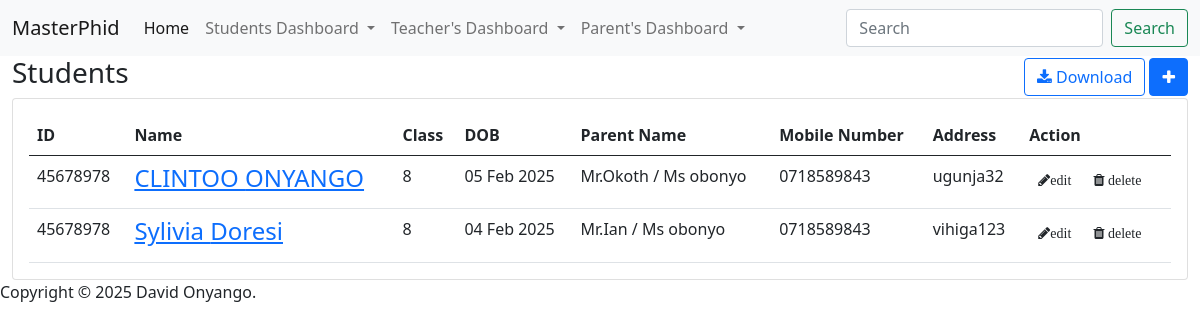
/list, run on an earlier commit of the app's database.
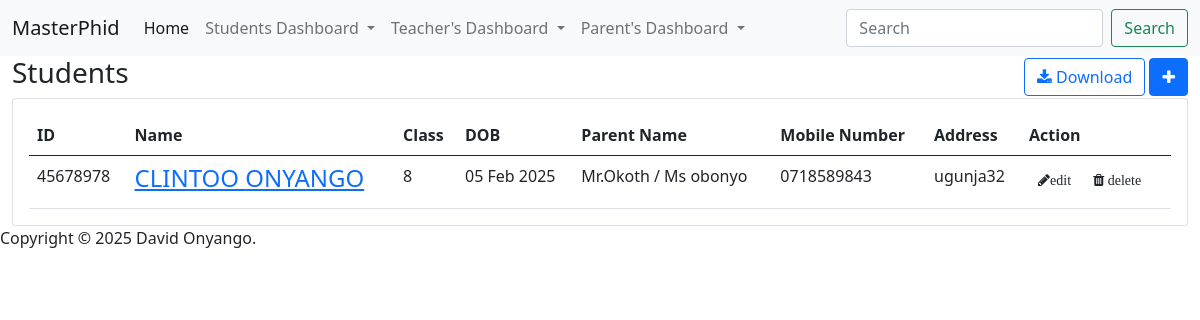
And on a later commit of the database.
### studentapp/models.py (models this page shows, shortened)
class Student(models.Model):
    first_name = models.CharField(max_length=100)
    last_name = models.CharField(max_length=100)
    student_id = models.CharField(max_length=20)
    gender = models.CharField(max_length=10, choices=[('Male', 'Male'), ('Female', 'Female'), ('Others', 'Others')])
    date_of_birth = models.DateField()
    student_class = models.CharField(max_length=50)
    religion = models.CharField(max_length=50)
    joining_date = models.DateField()
    mobile_number = models.CharField(max_length=15)
    admission_number = models.CharField(max_length=20)
    department = models.CharField(max_length=10)
    student_image = models.ImageField(upload_to='students/', blank=True)
    parent = models.OneToOneField(Parent, on_delete=models.CASCADE)
    slug = models.SlugField(max_length=255,unique=True, blank=True)

class Parent(models.Model):
    father_name = models.CharField(max_length=50)
    father_occupation = models.CharField(max_length=100, blank=True)
    father_mobile = models.CharField(max_length=15)
    father_email = models.EmailField(max_length=100)
    mother_name = models.CharField(max_length=100)
    mother_occupation = models.CharField(max_length=100, blank=True)
    mother_mobile = models.CharField(max_length=15)
    mother_email = models.EmailField(max_length=100)
    present_address = models.TextField()
    permanent_address = models.TextField()

### studentapp/views.py (the view)
# urls.py: path("list", views.student_list, name='student_list'),
def student_list(request):
    student_list = Student.objects.select_related('parent').all()
    context = {
        'student_list': student_list,
    }
    return render(request, "student/student.html", context)

### app/templates/student/student.html (shortened to what this page needs)
{% extends 'Home/base.html' %}
{% load static %}
{% block student-list %}
         <div class="page-wrapper">
            <div class="content container-fluid">
               <div class="page-header">
                  <div class="row align-items-center">
                     <div class="col">
                        <h3 class="page-title">Students</h3>
                     </div>
                     <div class="col-auto text-right float-right ml-auto">
                        <a href="#" class="btn btn-outline-primary mr-2"><i class="fa fa-download"></i> Download</a>
                        <a href="{% url 'add_student' %}" class="btn btn-primary"><i class="fa fa-plus"></i></a>
                     </div>
                  </div>
               </div>
               <div class="row">
                  <div class="col-sm-12">
                     <div class="card card-table">
                        <div class="card-body">
                           <div class="table-responsive">
                              <table class="table table-hover table-center mb-0 datatable">
                                 <thead>
                                    <tr>
                                       <th>ID</th>
                                       <th>Name</th>
                                       <th>Class</th>
                                       <th>DOB</th>
                                       <th>Parent Name</th>
                                       <th>Mobile Number</th>
                                       <th>Address</th>
                                       <th class="text-right">Action</th>
                                    </tr>
                                 </thead>
                                 <tbody>
                                    {% for student in student_list %}
                                    <tr>
                                       <td>{{ student.student_id}}</td>
                                       <td>
                                          <h4 class="table-avatar">
                                             <a href="{% url 'view_student' student.student_id %}">{{ student.first_name }} {{ student.last_name}}</a>
                                          </h4>
                                       </td>
                                       <td>{{ student.student_class }}</td>
                                       <td>{{ student.date_of_birth|date:"d M Y" }}</td>
                                       <td>{{ student.parent.father_name }} / {{ student.parent.mother_name }}</td>
                                       <td>{{ student.mobile_number }}</td>
                                       <td>{{ student.parent.present_address }}</td>
                                       <td class="text-right">
                                          <div class="actions">
                                             <a href="{% url 'edit_student' student.slug %}" class="btn btn-sm bg-success-light mr-2">
                                                <i class="fa fa-pencil" aria-hidden="true">edit</i>
                                             </a>
                                             <form action="{% url 'delete_student' student.slug %}" method="POST" style="display:inline;">
                                                 <button type="submit" class="btn btn-sm bg-danger-light" onclick="return confirm('Are you sure you want to delete this student?');">
                                                     <i class="fa fa-trash"> delete</i>
                                                 </button>
                                             </form>
                                         </div>
                                       </td>
                                    </tr>
                                    {% endfor %}
                                 </tbody>
                              </table>
                           </div>
                        </div>
                     </div>
                  </div>
               </div>
            </div>
            <footer>
               <p>Copyright © 2025 David Onyango.</p>
            </footer>
         </div>
   </body>
</html>
{% endblock %}

### app/templates/home/base.html (shortened to what this page needs)
<!doctype html>
{% load static %}
<html lang="en">
<head>
    <link href="https://cdn.jsdelivr.net/npm/bootstrap@5.0.2/dist/css/bootstrap.min.css" rel="stylesheet"
>
         <link rel="stylesheet" href=" https://stackpath.bootstrapcdn.com/font-awesome/4.7.0/css/font-awesome.min.css">
</head>
<body>
    <section>
        <nav class="navbar navbar-expand-lg navbar-light bg-light">
            <div class="container-fluid">
                <a class="navbar-brand" href="#">MasterPhid</a>
                <div class="collapse navbar-collapse" id="navbarSupportedContent">
                    <ul class="navbar-nav me-auto mb-2 mb-lg-0">
                        <li class="nav-item">
                            <a class="nav-link active" aria-current="page" href="{% url 'index' %}">Home</a>
                        </li>
                        <li class="nav-item dropdown">
                            <a class="nav-link dropdown-toggle" href="{% url 'add_student' %}" id="navbarDropdown" role="button"
                                data-bs-toggle="dropdown" aria-expanded="false">
                                Students Dashboard
                            </a>
                        </li>
                        <li class="nav-item dropdown">
                            <a class="nav-link dropdown-toggle" href="#" id="navbarDropdown" role="button"
                                data-bs-toggle="dropdown" aria-expanded="false">
                                Teacher's Dashboard
                            </a>
                        </li>
                        <li class="nav-item dropdown">
                            <a class="nav-link dropdown-toggle" href="#" id="navbarDropdown" role="button"
                                data-bs-toggle="dropdown" aria-expanded="false">
                                Parent's Dashboard
                            </a>
                        </li>
                    </ul>
                    <form class="d-flex">
                        <input class="form-control me-2" type="search" placeholder="Search" aria-label="Search">
                        <button class="btn btn-outline-success" type="submit">Search</button>
                    </form>
                </div>
            </div>
        </nav>
    </section>
    {% block student-list %}
    {% endblock %}
</body>
</html>

What changed in the data, as far as the page shows it:
removed Student: student_id "45678978", first_name "Sylivia", last_name "Doresi", student_class "8", date_of_birth "04 Feb 2025", parent.father_name "Mr.Ian", parent.mother_name "Ms obonyo", mobile_number "0718589843", parent.present_address "vihiga123"
